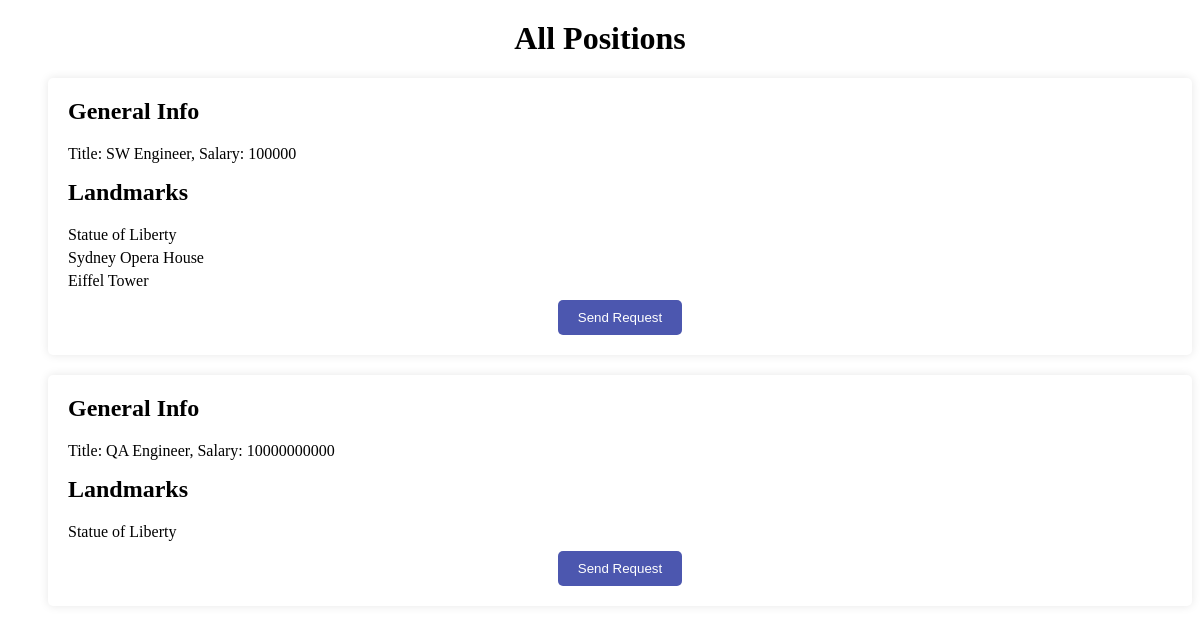
Page /positions on the committed database.
### app.py (models this page shows, shortened)
class Position(db.Model):
    id = db.Column(db.Integer, primary_key=True)
    title = db.Column(db.String(100))
    salary = db.Column(db.Integer())
    landmark = db.relationship('Landmark', secondary=position_landmark_association, backref=db.backref('cvs', lazy='dynamic'))
    applications = db.relationship('Application', back_populates='position', lazy='dynamic')
    offers = db.relationship('Offer', back_populates='position', lazy='dynamic')

class Landmark(db.Model):
    id = db.Column(db.Integer, primary_key=True)
    title = db.Column(db.String(100))
    location = db.Column(db.String(100))

### app.py (the view)
@app.route('/positions')
def show_positions():
    positions = Position.query.all()
    return render_template('positions.html', positions=positions)

### templates/positions.html (shortened to what this page needs)
<!DOCTYPE html>
<html lang="en">
<head>
    <link rel= "stylesheet" type= "text/css" href= "{{ url_for('static',filename='styles/styles_positions.css') }}">
</head>
<body>
    <h1>All Positions</h1>
    <ul>
        {% for position in positions %}
            <div class="position">
                <h2>General Info</h2>
                <p>Title: {{ position.title }}, Salary: {{ position.salary }}</p>
                <h2>Landmarks</h2>
                <ul>
                    {% for landmark in position.landmark %}
                        <li>{{ landmark.title }}</li>
                    {% endfor %}
                </ul>
                <button class="position-button" data-id="{{ position.id }}">Send Request</button>
            </div>
        {% endfor %}
    </ul>
</body>
</html>

### static/styles/styles_positions.css (style rules this page uses)
h1 { text-align: center; margin-top: 20px; }
.position { background-color: #fff; border-radius: 5px; padding: 20px; margin-bottom: 20px; box-shadow: 0 0 10px rgba(0, 0, 0, 0.1); }
h2 { margin-top: 0; }
.position ul { list-style-type: none; padding: 0; margin-top: 10px; }
.position ul li { margin-bottom: 5px; }
.position-button { padding: 10px 20px; border: none; border-radius: 5px; background-color: #4c57af; color: white; cursor: pointer; transition: background-color 0.3s; display: block; margin: 0 auto; margin-top: 10px; }

### rows in the picture
Position: title "SW Engineer", salary "100000"
Landmark: title "Statue of Liberty"
Landmark: title "Sydney Opera House"
Landmark: title "Eiffel Tower"
Position: title "QA Engineer", salary "10000000000"
